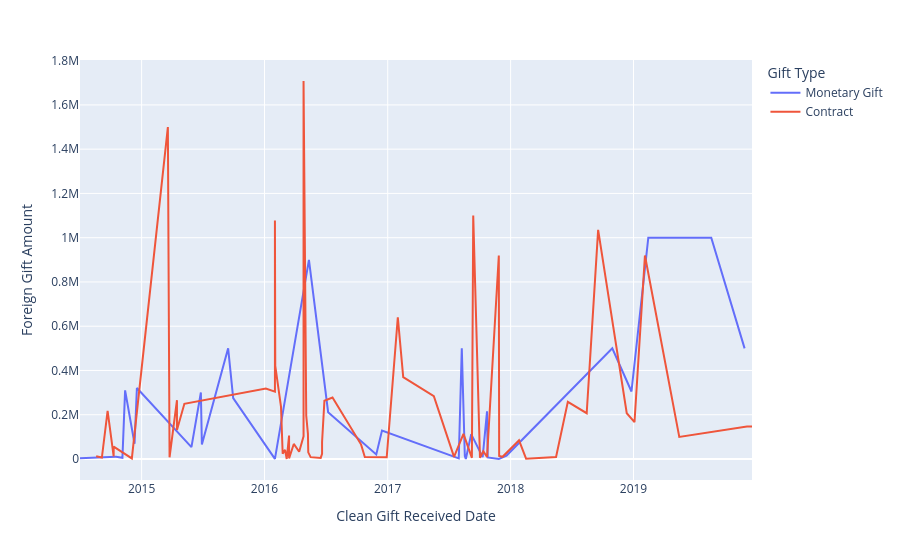

Write notebook code for a chart like this one.
### Markdown cell above
When looking at the gift amounts, UVA recieved a higher dollar amount in foreign gifting through contracts at $14,807,636 than through monetary gifting which only earned them $7,381,602

### Code cell
gift_amount_by_type = px.line(uva_df, x='Clean Gift Received Date', y='Foreign Gift Amount', color='Gift Type')
gift_amount_by_type.show()
